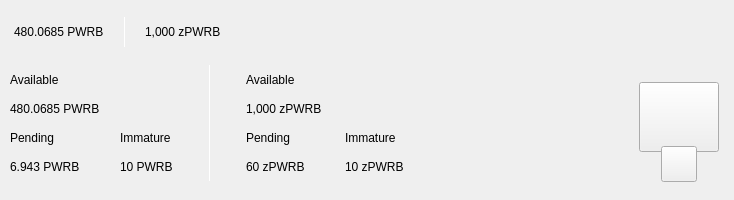
<?xml version="1.0" encoding="UTF-8"?>
<ui version="4.0">
 <class>TopBar</class>
 <widget class="QWidget" name="TopBar">
  <property name="geometry">
   <rect>
    <x>0</x>
    <y>0</y>
    <width>734</width>
    <height>200</height>
   </rect>
  </property>
  <property name="minimumSize">
   <size>
    <width>0</width>
    <height>200</height>
   </size>
  </property>
  <property name="maximumSize">
   <size>
    <width>16777215</width>
    <height>200</height>
   </size>
  </property>
  <property name="windowTitle">
   <string>Form</string>
  </property>
  <layout class="QVBoxLayout" name="verticalLayout_10" stretch="0">
   <property name="spacing">
    <number>0</number>
   </property>
   <property name="leftMargin">
    <number>0</number>
   </property>
   <property name="topMargin">
    <number>0</number>
   </property>
   <property name="rightMargin">
    <number>0</number>
   </property>
   <property name="bottomMargin">
    <number>0</number>
   </property>
   <item>
    <widget class="PFBorderImage" name="containerTop" native="true">
     <layout class="QVBoxLayout" name="verticalLayout_11">
      <property name="spacing">
       <number>0</number>
      </property>
      <property name="leftMargin">
       <number>0</number>
      </property>
      <property name="topMargin">
       <number>0</number>
      </property>
      <property name="rightMargin">
       <number>0</number>
      </property>
      <property name="bottomMargin">
       <number>0</number>
      </property>
      <item>
       <widget class="QWidget" name="top_container_2" native="true">
        <property name="minimumSize">
         <size>
          <width>0</width>
          <height>65</height>
         </size>
        </property>
        <layout class="QHBoxLayout" name="top_container">
         <property name="spacing">
          <number>0</number>
         </property>
         <property name="leftMargin">
          <number>14</number>
         </property>
         <property name="topMargin">
          <number>0</number>
         </property>
         <property name="rightMargin">
          <number>14</number>
         </property>
         <property name="bottomMargin">
          <number>0</number>
         </property>
         <item alignment="Qt::AlignVCenter">
          <widget class="QWidget" name="widgetTopAmount" native="true">
           <property name="sizePolicy">
            <sizepolicy hsizetype="Preferred" vsizetype="Maximum">
             <horstretch>0</horstretch>
             <verstretch>0</verstretch>
            </sizepolicy>
           </property>
           <layout class="QHBoxLayout" name="horizontalLayout_5">
            <property name="spacing">
             <number>0</number>
            </property>
            <property name="leftMargin">
             <number>0</number>
            </property>
            <property name="topMargin">
             <number>0</number>
            </property>
            <property name="rightMargin">
             <number>0</number>
            </property>
            <property name="bottomMargin">
             <number>0</number>
            </property>
            <item alignment="Qt::AlignTop">
             <widget class="QLabel" name="labelAmountTopPwrb">
              <property name="minimumSize">
               <size>
                <width>0</width>
                <height>36</height>
               </size>
              </property>
              <property name="styleSheet">
               <string notr="true">padding:0px;margin:0px;</string>
              </property>
              <property name="text">
               <string notr="true">480.0685 PWRB</string>
              </property>
             </widget>
            </item>
            <item>
             <spacer name="horizontalSpacer_11">
              <property name="orientation">
               <enum>Qt::Horizontal</enum>
              </property>
              <property name="sizeType">
               <enum>QSizePolicy::Fixed</enum>
              </property>
              <property name="sizeHint" stdset="0">
               <size>
                <width>20</width>
                <height>20</height>
               </size>
              </property>
             </spacer>
            </item>
            <item alignment="Qt::AlignVCenter">
             <widget class="QLabel" name="typeSpacerTop">
              <property name="minimumSize">
               <size>
                <width>1</width>
                <height>30</height>
               </size>
              </property>
              <property name="maximumSize">
               <size>
                <width>1</width>
                <height>30</height>
               </size>
              </property>
              <property name="styleSheet">
               <string notr="true">background-color:white;
padding:0px;
border:none;</string>
              </property>
              <property name="text">
               <string/>
              </property>
             </widget>
            </item>
            <item>
             <spacer name="horizontalSpacer_12">
              <property name="orientation">
               <enum>Qt::Horizontal</enum>
              </property>
              <property name="sizeType">
               <enum>QSizePolicy::Fixed</enum>
              </property>
              <property name="sizeHint" stdset="0">
               <size>
                <width>20</width>
                <height>20</height>
               </size>
              </property>
             </spacer>
            </item>
            <item alignment="Qt::AlignTop">
             <widget class="QLabel" name="labelAmountTopzPwrb">
              <property name="minimumSize">
               <size>
                <width>0</width>
                <height>36</height>
               </size>
              </property>
              <property name="text">
               <string notr="true">1,000 zPWRB</string>
              </property>
             </widget>
            </item>
           </layout>
          </widget>
         </item>
         <item>
          <spacer name="horizontalSpacer">
           <property name="orientation">
            <enum>Qt::Horizontal</enum>
           </property>
           <property name="sizeHint" stdset="0">
            <size>
             <width>40</width>
             <height>20</height>
            </size>
           </property>
          </spacer>
         </item>
         <item>
          <layout class="QHBoxLayout" name="horizontalLayout_4">
           <property name="spacing">
            <number>12</number>
           </property>
           <property name="rightMargin">
            <number>0</number>
           </property>
           <item alignment="Qt::AlignRight">
            <widget class="QWidget" name="layoutSync" native="true">
             <property name="minimumSize">
              <size>
               <width>0</width>
               <height>36</height>
              </size>
             </property>
             <property name="maximumSize">
              <size>
               <width>16777215</width>
               <height>36</height>
              </size>
             </property>
             <layout class="QVBoxLayout" name="verticalLayout_9">
              <property name="leftMargin">
               <number>0</number>
              </property>
              <property name="topMargin">
               <number>0</number>
              </property>
              <property name="rightMargin">
               <number>0</number>
              </property>
              <property name="bottomMargin">
               <number>0</number>
              </property>
              <item>
               <widget class="ExpandableButton" name="pushButtonSync" native="true">
                <property name="minimumSize">
                 <size>
                  <width>36</width>
                  <height>36</height>
                 </size>
                </property>
                <property name="maximumSize">
                 <size>
                  <width>16777215</width>
                  <height>36</height>
                 </size>
                </property>
               </widget>
              </item>
             </layout>
            </widget>
           </item>
           <item>
            <widget class="ExpandableButton" name="pushButtonHDUpgrade" native="true">
             <property name="minimumSize">
              <size>
               <width>36</width>
               <height>36</height>
              </size>
             </property>
            </widget>
           </item>
           <item>
            <widget class="ExpandableButton" name="pushButtonStack" native="true">
             <property name="minimumSize">
              <size>
               <width>36</width>
               <height>36</height>
              </size>
             </property>
            </widget>
           </item>
           <item>
            <widget class="ExpandableButton" name="pushButtonColdStaking" native="true">
             <property name="minimumSize">
              <size>
               <width>36</width>
               <height>36</height>
              </size>
             </property>
            </widget>
           </item>
           <item>
            <widget class="ExpandableButton" name="pushButtonConnection" native="true">
             <property name="minimumSize">
              <size>
               <width>36</width>
               <height>36</height>
              </size>
             </property>
            </widget>
           </item>
           <item>
            <widget class="ExpandableButton" name="pushButtonTor" native="true">
             <property name="minimumSize">
              <size>
               <width>36</width>
               <height>36</height>
              </size>
             </property>
            </widget>
           </item>
           <item>
            <widget class="ExpandableButton" name="pushButtonLock" native="true">
             <property name="sizePolicy">
              <sizepolicy hsizetype="Expanding" vsizetype="Expanding">
               <horstretch>0</horstretch>
               <verstretch>0</verstretch>
              </sizepolicy>
             </property>
             <property name="minimumSize">
              <size>
               <width>36</width>
               <height>0</height>
              </size>
             </property>
            </widget>
           </item>
           <item>
            <widget class="ExpandableButton" name="pushButtonTheme" native="true">
             <property name="minimumSize">
              <size>
               <width>36</width>
               <height>36</height>
              </size>
             </property>
             <property name="maximumSize">
              <size>
               <width>16777215</width>
               <height>36</height>
              </size>
             </property>
            </widget>
           </item>
           <item>
            <widget class="ExpandableButton" name="pushButtonFAQ" native="true">
             <property name="minimumSize">
              <size>
               <width>36</width>
               <height>36</height>
              </size>
             </property>
            </widget>
           </item>
          </layout>
         </item>
        </layout>
       </widget>
      </item>
      <item>
       <widget class="QWidget" name="bottom_container" native="true">
        <property name="minimumSize">
         <size>
          <width>0</width>
          <height>135</height>
         </size>
        </property>
        <layout class="QHBoxLayout" name="botton_container">
         <property name="leftMargin">
          <number>10</number>
         </property>
         <property name="topMargin">
          <number>0</number>
         </property>
         <property name="rightMargin">
          <number>10</number>
         </property>
         <property name="bottomMargin">
          <number>10</number>
         </property>
         <item>
          <layout class="QHBoxLayout" name="horizontalLayout_3">
           <property name="bottomMargin">
            <number>9</number>
           </property>
           <item>
            <layout class="QVBoxLayout" name="verticalLayout_7">
             <property name="spacing">
              <number>0</number>
             </property>
             <property name="leftMargin">
              <number>0</number>
             </property>
             <property name="rightMargin">
              <number>30</number>
             </property>
             <item>
              <layout class="QVBoxLayout" name="verticalLayout_2">
               <item>
                <widget class="QLabel" name="labelTitle1">
                 <property name="text">
                  <string>Available</string>
                 </property>
                </widget>
               </item>
               <item>
                <widget class="QLabel" name="labelAmountPwrb">
                 <property name="text">
                  <string notr="true">480.0685 PWRB</string>
                 </property>
                </widget>
               </item>
              </layout>
             </item>
             <item>
              <layout class="QHBoxLayout" name="horizontalLayout_2">
               <property name="spacing">
                <number>0</number>
               </property>
               <item>
                <layout class="QVBoxLayout" name="verticalLayout_3">
                 <item>
                  <widget class="QLabel" name="labelTitle3">
                   <property name="text">
                    <string>Pending</string>
                   </property>
                  </widget>
                 </item>
                 <item>
                  <widget class="QLabel" name="labelPendingPwrb">
                   <property name="text">
                    <string notr="true">6.943 PWRB</string>
                   </property>
                  </widget>
                 </item>
                </layout>
               </item>
               <item>
                <spacer name="horizontalSpacer_3">
                 <property name="orientation">
                  <enum>Qt::Horizontal</enum>
                 </property>
                 <property name="sizeType">
                  <enum>QSizePolicy::Fixed</enum>
                 </property>
                 <property name="sizeHint" stdset="0">
                  <size>
                   <width>40</width>
                   <height>20</height>
                  </size>
                 </property>
                </spacer>
               </item>
               <item>
                <layout class="QVBoxLayout" name="verticalLayout_4">
                 <item>
                  <widget class="QLabel" name="labelTitle4">
                   <property name="text">
                    <string>Immature</string>
                   </property>
                  </widget>
                 </item>
                 <item>
                  <widget class="QLabel" name="labelImmaturePwrb">
                   <property name="text">
                    <string notr="true">10 PWRB</string>
                   </property>
                  </widget>
                 </item>
                </layout>
               </item>
              </layout>
             </item>
            </layout>
           </item>
           <item>
            <widget class="QLabel" name="typeSpacerExpanded">
             <property name="minimumSize">
              <size>
               <width>1</width>
               <height>100</height>
              </size>
             </property>
             <property name="maximumSize">
              <size>
               <width>1</width>
               <height>16777215</height>
              </size>
             </property>
             <property name="styleSheet">
              <string notr="true">background-color:white;
padding:0px;
border:none;</string>
             </property>
             <property name="text">
              <string/>
             </property>
            </widget>
           </item>
           <item>
            <widget class="QWidget" name="zerocoinBalances" native="true">
             <layout class="QVBoxLayout" name="verticalLayout_8">
              <property name="spacing">
               <number>0</number>
              </property>
              <property name="leftMargin">
               <number>30</number>
              </property>
              <property name="topMargin">
               <number>0</number>
              </property>
              <property name="rightMargin">
               <number>0</number>
              </property>
              <property name="bottomMargin">
               <number>0</number>
              </property>
              <item>
               <layout class="QVBoxLayout" name="verticalLayout">
                <item>
                 <widget class="QLabel" name="labelTitleAvailablezPwrb">
                  <property name="text">
                   <string>Available</string>
                  </property>
                 </widget>
                </item>
                <item>
                 <widget class="QLabel" name="labelAvailablezPwrb">
                  <property name="text">
                   <string notr="true">1,000 zPWRB</string>
                  </property>
                 </widget>
                </item>
               </layout>
              </item>
              <item>
               <layout class="QHBoxLayout" name="horizontalLayout">
                <property name="spacing">
                 <number>0</number>
                </property>
                <item>
                 <layout class="QVBoxLayout" name="verticalLayout_5">
                  <item>
                   <widget class="QLabel" name="labelTitlePendingzPwrb">
                    <property name="text">
                     <string>Pending</string>
                    </property>
                   </widget>
                  </item>
                  <item>
                   <widget class="QLabel" name="labelPendingzPwrb">
                    <property name="text">
                     <string notr="true">60 zPWRB</string>
                    </property>
                   </widget>
                  </item>
                 </layout>
                </item>
                <item>
                 <spacer name="horizontalSpacer_4">
                  <property name="orientation">
                   <enum>Qt::Horizontal</enum>
                  </property>
                  <property name="sizeType">
                   <enum>QSizePolicy::Fixed</enum>
                  </property>
                  <property name="sizeHint" stdset="0">
                   <size>
                    <width>40</width>
                    <height>20</height>
                   </size>
                  </property>
                 </spacer>
                </item>
                <item>
                 <layout class="QVBoxLayout" name="verticalLayout_6">
                  <item>
                   <widget class="QLabel" name="labelTitleImmaturezPwrb">
                    <property name="text">
                     <string>Immature</string>
                    </property>
                   </widget>
                  </item>
                  <item>
                   <widget class="QLabel" name="labelImmaturezPwrb">
                    <property name="text">
                     <string notr="true">10 zPWRB</string>
                    </property>
                   </widget>
                  </item>
                 </layout>
                </item>
               </layout>
              </item>
             </layout>
            </widget>
           </item>
          </layout>
         </item>
         <item>
          <spacer name="horizontalSpacer_2">
           <property name="orientation">
            <enum>Qt::Horizontal</enum>
           </property>
           <property name="sizeHint" stdset="0">
            <size>
             <width>40</width>
             <height>20</height>
            </size>
           </property>
          </spacer>
         </item>
         <item alignment="Qt::AlignHCenter|Qt::AlignVCenter">
          <widget class="QWidget" name="qrContainer" native="true">
           <property name="sizePolicy">
            <sizepolicy hsizetype="Preferred" vsizetype="Minimum">
             <horstretch>0</horstretch>
             <verstretch>0</verstretch>
            </sizepolicy>
           </property>
           <property name="minimumSize">
            <size>
             <width>90</width>
             <height>110</height>
            </size>
           </property>
           <property name="maximumSize">
            <size>
             <width>90</width>
             <height>110</height>
            </size>
           </property>
           <layout class="QVBoxLayout" name="containerQR">
            <property name="spacing">
             <number>0</number>
            </property>
            <property name="leftMargin">
             <number>5</number>
            </property>
            <property name="topMargin">
             <number>10</number>
            </property>
            <property name="rightMargin">
             <number>5</number>
            </property>
            <property name="bottomMargin">
             <number>0</number>
            </property>
            <item>
             <widget class="QPushButton" name="btnQr">
              <property name="minimumSize">
               <size>
                <width>70</width>
                <height>70</height>
               </size>
              </property>
              <property name="maximumSize">
               <size>
                <width>16777215</width>
                <height>70</height>
               </size>
              </property>
              <property name="focusPolicy">
               <enum>Qt::NoFocus</enum>
              </property>
              <property name="text">
               <string/>
              </property>
              <property name="iconSize">
               <size>
                <width>70</width>
                <height>70</height>
               </size>
              </property>
             </widget>
            </item>
            <item>
             <spacer name="verticalSpacer">
              <property name="orientation">
               <enum>Qt::Vertical</enum>
              </property>
              <property name="sizeType">
               <enum>QSizePolicy::Fixed</enum>
              </property>
              <property name="sizeHint" stdset="0">
               <size>
                <width>20</width>
                <height>20</height>
               </size>
              </property>
             </spacer>
            </item>
            <item alignment="Qt::AlignHCenter|Qt::AlignBottom">
             <widget class="QPushButton" name="pushButtonQR">
              <property name="minimumSize">
               <size>
                <width>36</width>
                <height>36</height>
               </size>
              </property>
              <property name="maximumSize">
               <size>
                <width>36</width>
                <height>36</height>
               </size>
              </property>
              <property name="focusPolicy">
               <enum>Qt::NoFocus</enum>
              </property>
              <property name="text">
               <string/>
              </property>
             </widget>
            </item>
           </layout>
          </widget>
         </item>
        </layout>
       </widget>
      </item>
     </layout>
    </widget>
   </item>
  </layout>
 </widget>
 <customwidgets>
  <customwidget>
   <class>ExpandableButton</class>
   <extends>QWidget</extends>
   <header>qt/pwrb/expandablebutton.h</header>
   <container>1</container>
  </customwidget>
  <customwidget>
   <class>PFBorderImage</class>
   <extends>QFrame</extends>
   <header>qt/pwrb/pfborderimage.h</header>
   <container>1</container>
  </customwidget>
 </customwidgets>
 <resources/>
 <connections/>
</ui>
